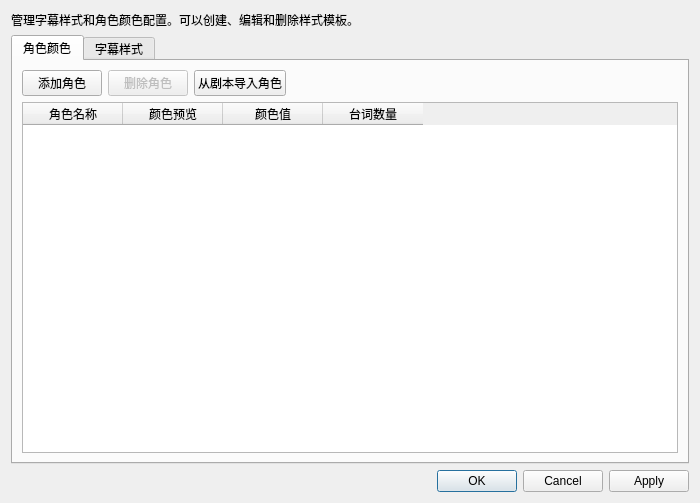
<?xml version="1.0" encoding="UTF-8"?>
<ui version="4.0">
 <class>StyleManagerDialog</class>
 <widget class="QDialog" name="StyleManagerDialog">
  <property name="geometry">
   <rect>
    <x>0</x>
    <y>0</y>
    <width>700</width>
    <height>500</height>
   </rect>
  </property>
  <property name="windowTitle">
   <string>样式管理</string>
  </property>
  <property name="modal">
   <bool>true</bool>
  </property>
  <layout class="QVBoxLayout" name="verticalLayout">
   <item>
    <widget class="QLabel" name="instructionLabel">
     <property name="text">
      <string>管理字幕样式和角色颜色配置。可以创建、编辑和删除样式模板。</string>
     </property>
     <property name="wordWrap">
      <bool>true</bool>
     </property>
    </widget>
   </item>
   <item>
    <widget class="QTabWidget" name="tabWidget">
     <property name="currentIndex">
      <number>0</number>
     </property>
     <widget class="QWidget" name="characterTab">
      <attribute name="title">
       <string>角色颜色</string>
      </attribute>
      <layout class="QVBoxLayout" name="characterLayout">
       <item>
        <layout class="QHBoxLayout" name="characterToolbarLayout">
         <item>
          <widget class="QPushButton" name="addCharacterButton">
           <property name="text">
            <string>添加角色</string>
           </property>
          </widget>
         </item>
         <item>
          <widget class="QPushButton" name="removeCharacterButton">
           <property name="enabled">
            <bool>false</bool>
           </property>
           <property name="text">
            <string>删除角色</string>
           </property>
          </widget>
         </item>
         <item>
          <widget class="QPushButton" name="importCharactersButton">
           <property name="text">
            <string>从剧本导入角色</string>
           </property>
          </widget>
         </item>
         <item>
          <spacer name="horizontalSpacer">
           <property name="orientation">
            <enum>Qt::Orientation::Horizontal</enum>
           </property>
           <property name="sizeHint" stdset="0">
            <size>
             <width>40</width>
             <height>20</height>
            </size>
           </property>
          </spacer>
         </item>
        </layout>
       </item>
       <item>
        <widget class="QTableWidget" name="characterTable">
         <property name="columnCount">
          <number>4</number>
         </property>
         <property name="selectionBehavior">
          <enum>QAbstractItemView::SelectionBehavior::SelectRows</enum>
         </property>
         <attribute name="horizontalHeaderVisible">
          <bool>true</bool>
         </attribute>
         <attribute name="verticalHeaderVisible">
          <bool>false</bool>
         </attribute>
         <column>
          <property name="text">
           <string>角色名称</string>
          </property>
         </column>
         <column>
          <property name="text">
           <string>颜色预览</string>
          </property>
         </column>
         <column>
          <property name="text">
           <string>颜色值</string>
          </property>
         </column>
         <column>
          <property name="text">
           <string>台词数量</string>
          </property>
         </column>
        </widget>
       </item>
      </layout>
     </widget>
     <widget class="QWidget" name="styleTab">
      <attribute name="title">
       <string>字幕样式</string>
      </attribute>
      <layout class="QVBoxLayout" name="styleLayout">
       <item>
        <layout class="QHBoxLayout" name="styleToolbarLayout">
         <item>
          <widget class="QPushButton" name="addStyleButton">
           <property name="text">
            <string>添加样式</string>
           </property>
          </widget>
         </item>
         <item>
          <widget class="QPushButton" name="removeStyleButton">
           <property name="enabled">
            <bool>false</bool>
           </property>
           <property name="text">
            <string>删除样式</string>
           </property>
          </widget>
         </item>
         <item>
          <widget class="QPushButton" name="duplicateStyleButton">
           <property name="enabled">
            <bool>false</bool>
           </property>
           <property name="text">
            <string>复制样式</string>
           </property>
          </widget>
         </item>
         <item>
          <spacer name="horizontalSpacer2">
           <property name="orientation">
            <enum>Qt::Orientation::Horizontal</enum>
           </property>
           <property name="sizeHint" stdset="0">
            <size>
             <width>40</width>
             <height>20</height>
            </size>
           </property>
          </spacer>
         </item>
        </layout>
       </item>
       <item>
        <layout class="QHBoxLayout" name="styleContentLayout">
         <item>
          <widget class="QListWidget" name="styleListWidget">
           <property name="maximumSize">
            <size>
             <width>200</width>
             <height>16777215</height>
            </size>
           </property>
          </widget>
         </item>
         <item>
          <widget class="QGroupBox" name="stylePropertiesGroupBox">
           <property name="title">
            <string>样式属性</string>
           </property>
           <layout class="QFormLayout" name="stylePropertiesLayout">
            <item row="0" column="0">
             <widget class="QLabel" name="styleNameLabel">
              <property name="text">
               <string>样式名称：</string>
              </property>
             </widget>
            </item>
            <item row="0" column="1">
             <widget class="QLineEdit" name="styleNameLineEdit"/>
            </item>
            <item row="1" column="0">
             <widget class="QLabel" name="fontFamilyLabel">
              <property name="text">
               <string>字体：</string>
              </property>
             </widget>
            </item>
            <item row="1" column="1">
             <widget class="QFontComboBox" name="fontFamilyComboBox"/>
            </item>
            <item row="2" column="0">
             <widget class="QLabel" name="fontSizeLabel">
              <property name="text">
               <string>字体大小：</string>
              </property>
             </widget>
            </item>
            <item row="2" column="1">
             <widget class="QSpinBox" name="fontSizeSpinBox">
              <property name="minimum">
               <number>8</number>
              </property>
              <property name="maximum">
               <number>72</number>
              </property>
              <property name="value">
               <number>16</number>
              </property>
             </widget>
            </item>
            <item row="3" column="0">
             <widget class="QLabel" name="fontColorLabel">
              <property name="text">
               <string>字体颜色：</string>
              </property>
             </widget>
            </item>
            <item row="3" column="1">
             <layout class="QHBoxLayout" name="fontColorLayout">
              <item>
               <widget class="QPushButton" name="fontColorButton">
                <property name="text">
                 <string>选择颜色</string>
                </property>
               </widget>
              </item>
              <item>
               <widget class="QLabel" name="fontColorPreview">
                <property name="text">
                 <string>预览</string>
                </property>
                <property name="styleSheet">
                 <string>QLabel { border: 1px solid gray; padding: 5px; }</string>
                </property>
               </widget>
              </item>
             </layout>
            </item>
            <item row="4" column="0">
             <widget class="QLabel" name="backgroundColorLabel">
              <property name="text">
               <string>背景颜色：</string>
              </property>
             </widget>
            </item>
            <item row="4" column="1">
             <layout class="QHBoxLayout" name="backgroundColorLayout">
              <item>
               <widget class="QPushButton" name="backgroundColorButton">
                <property name="text">
                 <string>选择颜色</string>
                </property>
               </widget>
              </item>
              <item>
               <widget class="QLabel" name="backgroundColorPreview">
                <property name="text">
                 <string>预览</string>
                </property>
                <property name="styleSheet">
                 <string>QLabel { border: 1px solid gray; padding: 5px; }</string>
                </property>
               </widget>
              </item>
             </layout>
            </item>
            <item row="5" column="0">
             <widget class="QLabel" name="boldLabel">
              <property name="text">
               <string>粗体：</string>
              </property>
             </widget>
            </item>
            <item row="5" column="1">
             <widget class="QCheckBox" name="boldCheckBox"/>
            </item>
            <item row="6" column="0">
             <widget class="QLabel" name="italicLabel">
              <property name="text">
               <string>斜体：</string>
              </property>
             </widget>
            </item>
            <item row="6" column="1">
             <widget class="QCheckBox" name="italicCheckBox"/>
            </item>
           </layout>
          </widget>
         </item>
        </layout>
       </item>
       <item>
        <widget class="QGroupBox" name="previewGroupBox">
         <property name="title">
          <string>样式预览</string>
         </property>
         <layout class="QVBoxLayout" name="previewLayout">
          <item>
           <widget class="QLabel" name="stylePreviewLabel">
            <property name="text">
             <string>这是一段示例字幕文本，用于预览样式效果。</string>
            </property>
            <property name="alignment">
             <set>Qt::AlignmentFlag::AlignCenter</set>
            </property>
            <property name="styleSheet">
             <string>QLabel { border: 1px solid gray; padding: 10px; min-height: 40px; }</string>
            </property>
           </widget>
          </item>
         </layout>
        </widget>
       </item>
      </layout>
     </widget>
    </widget>
   </item>
   <item>
    <widget class="QDialogButtonBox" name="buttonBox">
     <property name="orientation">
      <enum>Qt::Orientation::Horizontal</enum>
     </property>
     <property name="standardButtons">
      <set>QDialogButtonBox::StandardButton::Apply|QDialogButtonBox::StandardButton::Cancel|QDialogButtonBox::StandardButton::Ok</set>
     </property>
    </widget>
   </item>
  </layout>
 </widget>
 <resources/>
 <connections>
  <connection>
   <sender>buttonBox</sender>
   <signal>accepted()</signal>
   <receiver>StyleManagerDialog</receiver>
   <slot>accept()</slot>
   <hints>
    <hint type="sourcelabel">
     <x>248</x>
     <y>254</y>
    </hint>
    <hint type="destinationlabel">
     <x>157</x>
     <y>274</y>
    </hint>
   </hints>
  </connection>
  <connection>
   <sender>buttonBox</sender>
   <signal>rejected()</signal>
   <receiver>StyleManagerDialog</receiver>
   <slot>reject()</slot>
   <hints>
    <hint type="sourcelabel">
     <x>316</x>
     <y>260</y>
    </hint>
    <hint type="destinationlabel">
     <x>286</x>
     <y>274</y>
    </hint>
   </hints>
  </connection>
 </connections>
</ui>
